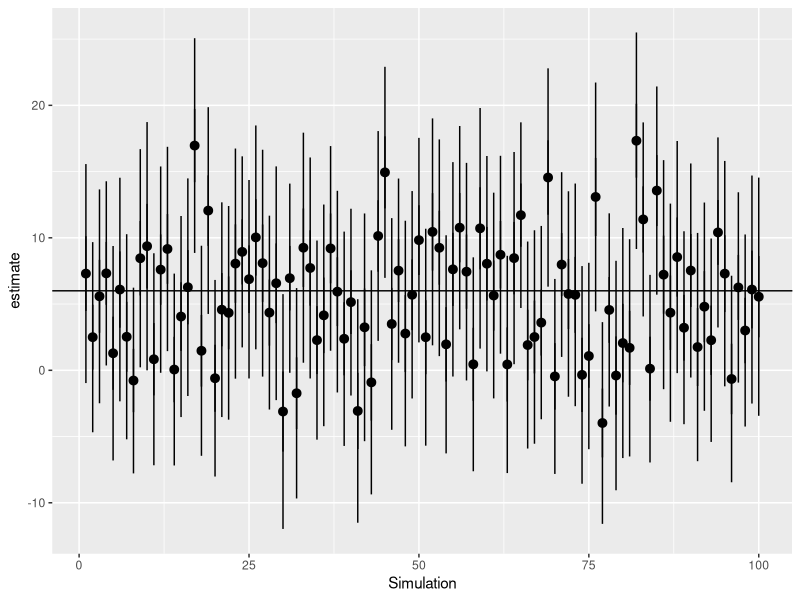

The R script that drew this image:
## ---- chunk 1
library(tidyverse)
set.seed(42)
mu <- 6
sig <- 40
n_draws <- 100
n_reps <- 1000

sim_coverage <- tibble(
  estimate = rep(0,n_reps), se = estimate
)


for(i in 1:n_reps){
 sim_data <- rnorm(n_draws,mean=mu, sd= sig)
 sim_coverage$estimate[[i]] <- mean(sim_data)
 sim_coverage$se[[i]] = sd(sim_data)/sqrt(n_draws)
}

sim_coverage <- sim_coverage |>
 mutate(min_95 = qt(0.025,n_draws-1)*se + estimate,
        max_95 = qt(0.975,n_draws-1)*se + estimate,
        min_50 = qt(0.25,n_draws-1)*se + estimate,
        max_50 = qt(0.75,n_draws-1)*se + estimate,
        covered_95 = min_95 <= mu & max_95 >= mu,
        covered_50 = min_50 <= mu & max_50 >= mu
        )
ggplot(head(sim_coverage,100),aes(x= 1:100, y = estimate)) +
  geom_pointrange(aes(ymin = min_95,ymax = max_95))+
  geom_pointrange(aes(ymin = min_50,ymax = max_50), size= 1, fatten=0) +
  geom_hline(aes(yintercept=6)) +
  xlab('Simulation')

## ---- chunk 2
sim_coverage |> summarise(p_covered_95 = mean(sim_coverage$covered_95),
                          p_covered_50 = mean(sim_coverage$covered_50))       

## ---- chunk 3
n <- length(sim_data)
estimate <- mean(sim_data)
se <- sd(sim_data)/sqrt(n)
estimate + qt(c(0.025, 0.975), n-1)*se
## ---- chunk 4
estimate + qnorm(c(0.025, 0.975))*se
